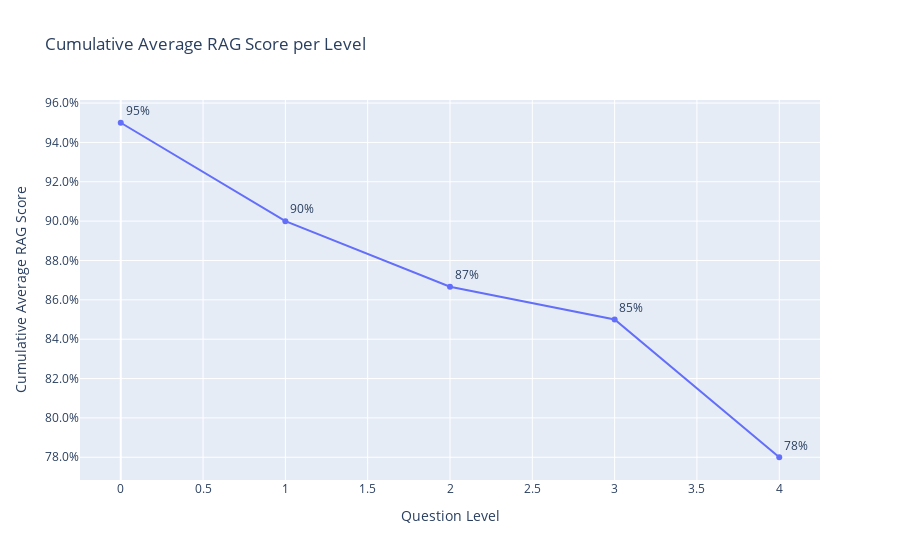

The code cell stored with this chart in its notebook:
### Code cell
import pandas as pd
import plotly.express as px


# Convert dictionary to DataFrame
df = pd.DataFrame(data)

# Calculate cumulative average of RAG scores
df['cumulative_rag'] = df['RAG System'].expanding().mean()

# Group by Level and calculate the last cumulative average per level
cumulative_rag_summary = df.groupby('Level')['cumulative_rag'].last().reset_index()

# Creating the bar chart
fig = px.line(cumulative_rag_summary, x='Level', y='cumulative_rag',
             title='Cumulative Average RAG Score per Level',
             labels={'cumulative_rag': 'Cumulative Average RAG Score', 'Level': 'Question Level'},
             text='cumulative_rag')

# Formatting text as percentage
fig.update_traces(texttemplate='%{text:.0%}', textposition='top right')

# Update layout for clarity
fig.update_layout(yaxis_tickformat='.1%')

# Show the graph
fig.show()

### Figure 1 — Plotly figure (JSON) as saved in the notebook; plotly's stock layout.template omitted (floating-point values rounded to 4 significant figures)
{"data": [{"hovertemplate": "Question Level=%{x}<br>Cumulative Average RAG Score=%{text}<extra></extra>", "legendgroup": "", "line": {"color": "#636efa", "dash": "solid"}, "marker": {"symbol": "circle"}, "mode": "lines+markers+text", "name": "", "orientation": "v", "showlegend": false, "text": [0.95, 0.9, 0.8667, 0.85, 0.78], "textposition": "top right", "texttemplate": "%{text:.0%}", "type": "scatter", "x": [0, 1, 2, 3, 4], "xaxis": "x", "y": [0.95, 0.9, 0.8667, 0.85, 0.78], "yaxis": "y"}], "layout": {"legend": {"tracegroupgap": 0}, "title": {"text": "Cumulative Average RAG Score per Level"}, "xaxis": {"anchor": "y", "domain": [0, 1], "title": {"text": "Question Level"}}, "yaxis": {"anchor": "x", "domain": [0, 1], "tickformat": ".1%", "title": {"text": "Cumulative Average RAG Score"}}}}
